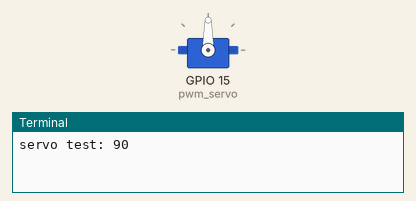
Recording of a program running on a simulated Raspberry Pi (BCM pin numbers). On the bench: servo, the last lines printed to the terminal.

Above: at 0.05 s.
At 4.0 s:
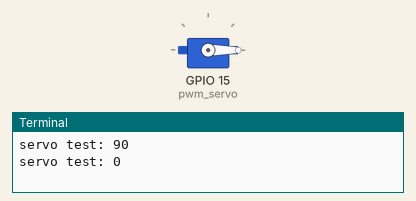
At 8.0 s:
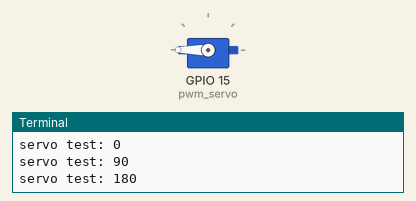
Timing chart, 0 to 10.4 s (numbered marks = the images above):
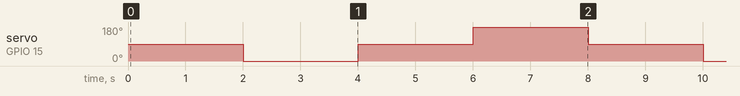

The program:

servotest.py
```python
import time
import board
from digitalio import DigitalInOut, Direction, Pull
import pwmio
from adafruit_motor import servo
# Define the servo pin
# Set PWM parameters


# Initialize PWM pin
pwm_servo = pwmio.PWMOut(board.GP15, duty_cycle=2 ** 15, frequency=50)
servo1 = servo.Servo(
    pwm_servo, min_pulse=500, max_pulse=2200
)

def servo_direct_test():
    print("servo test: 90")
    servo1.angle = 90
    time.sleep(2)
    print("servo test: 0")
    servo1.angle = 0
    time.sleep(2)
    print("servo test: 90")
    servo1.angle = 90
    time.sleep(2)
    print("servo test: 180")
    servo1.angle = 180
    time.sleep(2)


# Servo smooth test
def servo_smooth_test():
    print("servo smooth test: 120 - 0, -1º steps")
    for angle in range(180, 50, -1):  # 180 - 0 degrees, -1º at a time.
        servo1.angle = angle
        time.sleep(0.01)
    time.sleep(1)
    print("servo smooth test: 0 - 180, 1º steps")
    for angle in range(50, 180, 1):  # 0 - 180 degrees, 1º at a time.
        servo1.angle = angle
        time.sleep(0.01)
    time.sleep(1)
while True:
    servo_direct_test()
   #servo_smooth_test()
```

Measured:
- by itself, servo on GPIO 15 (pwm_servo): repeats every 8.0 s: 90° 2.0 s, 180° 2.0 s, 90° 2.0 s, 0° 2.0 s
